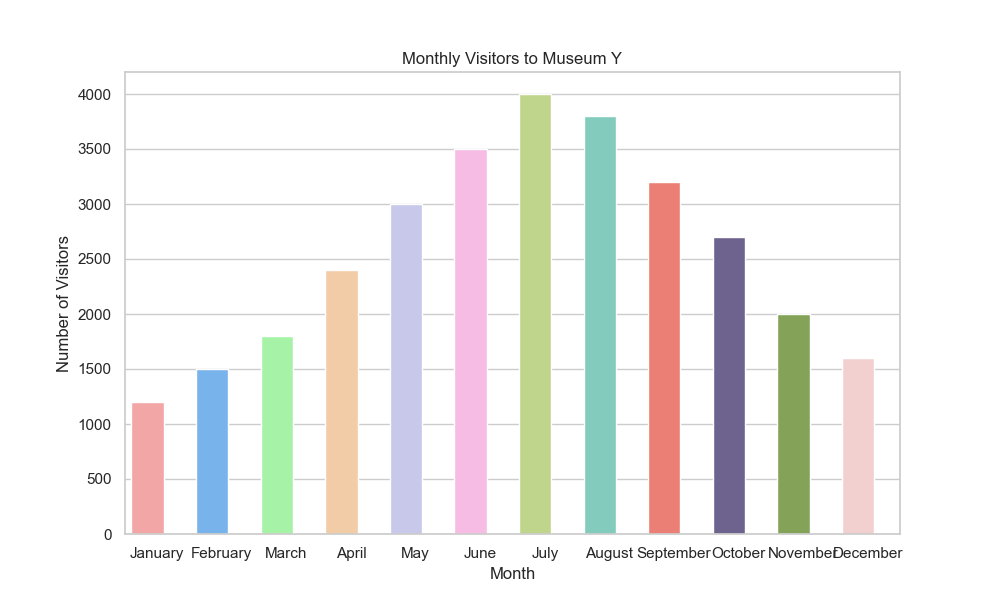

The Python source for this figure:

import seaborn as sns
import pandas as pd
import matplotlib.pyplot as plt

# Prepare the data
data = {
    "Month": ["January", "February", "March", "April", "May", "June", 
              "July", "August", "September", "October", "November", "December"],
    "Visitors": [1200, 1500, 1800, 2400, 3000, 3500, 4000, 3800, 3200, 2700, 2000, 1600]
}

# Convert the dictionary to a pandas DataFrame
df = pd.DataFrame(data)

# Create a vertical bar chart
plt.figure(figsize=(10, 6))  # Change the size of the chart
sns.set_theme(style="whitegrid")
ax = sns.barplot(
    x="Month",
    y="Visitors",
    data=df,
    palette=["#ff9999", "#66b3ff", "#99ff99", "#ffcc99", "#c2c2f0", "#ffb3e6",
             "#c4e17f", "#76d7c4", "#ff6f61", "#6b5b95", "#88b04b", "#f7cac9"],
    dodge=False)  # Vertical bar chart

# Set the width of the bars for better clarity
for bar in ax.patches:
    bar.set_width(0.5)  # Change the width of the bars (which is effectively the height in a vertical bar chart)

# Customizing chart
ax.set_ylabel("Number of Visitors")  # Modify y-axis label
ax.set_title("Monthly Visitors to Museum Y")  # Change headline

plt.show()
